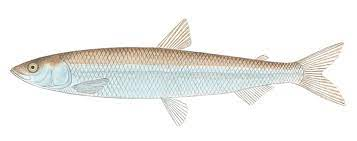
#> input picture day_0315/image/다운로드.jpg, 357 x 141 px
$ jupyter execute ex_image.ipynb
#> lines starting #> are read from the running program, lines starting #| are printed output that depends on the picture
[cell 1]
from PIL import Image

[cell 2]
file='./image/다운로드.jpg'

[cell 3]
try:
    im_data=Image.open(file)
#> im_data is the input picture: PIL image 357x141 RGB; mean R, G, B 240.6, 240.7, 238.3
except Exception as e:
    print(e)

[cell 4]
type(im_data)

[cell 5]
im_data.width, im_data.height, im_data.size
#> Out = (357, 141, (357, 141))

[cell 6]
im_data

[cell 7]
# 실제 이미지 raw 데이터 16진수 표시
im_data.tobytes()

[cell 8]
# 이미지 보기 => 이미지 관련 프로그램
im_data.show()

[cell 9]
g_img=im_data.convert('L')
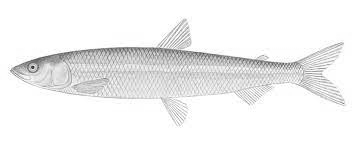
#> g_img: PIL image 357x141 L; min 34, max 255, mean 240.4
